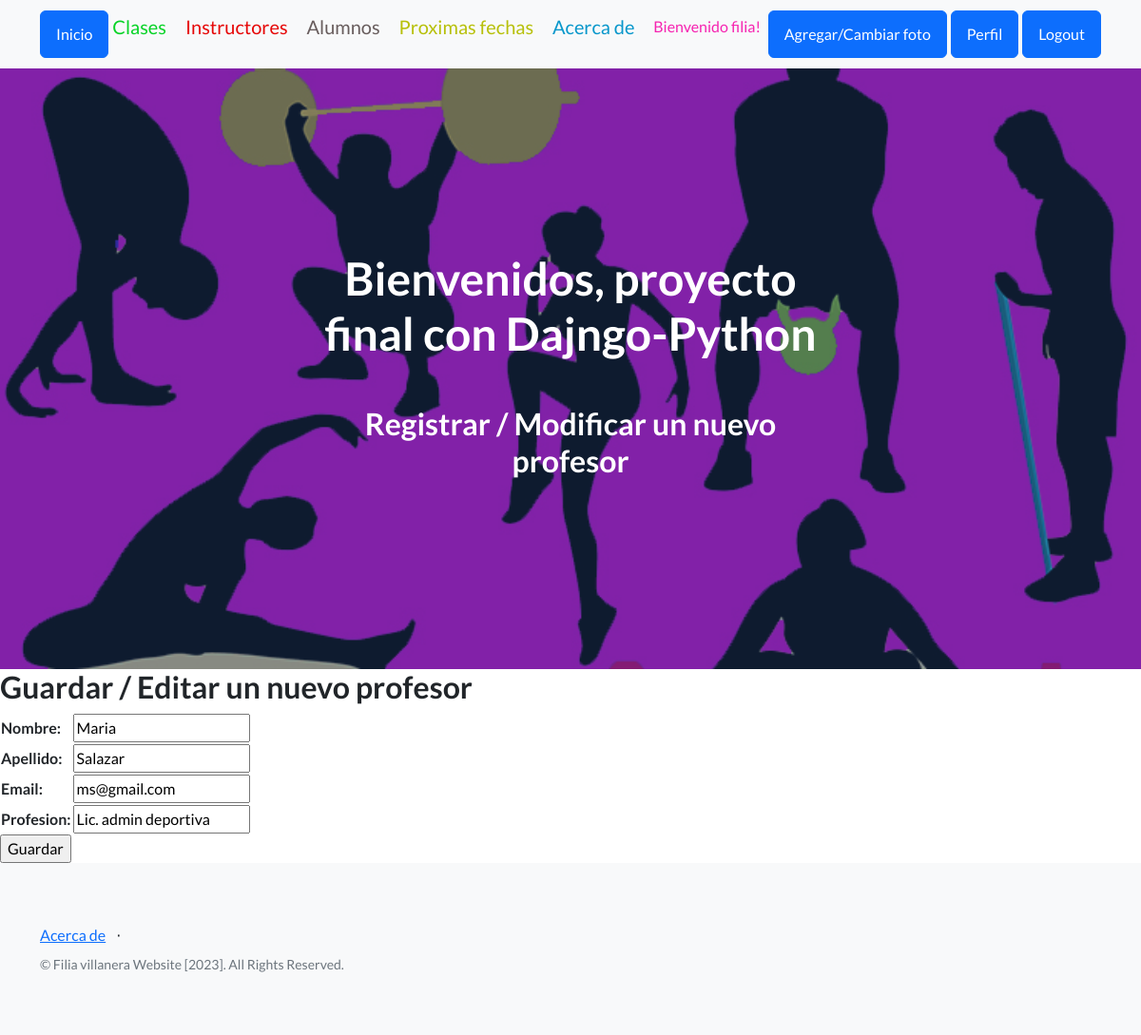
/upd_profesor/2/ (signed in), run on the app's committed database.
### app1/models.py (models this page shows, shortened)
class Instructor(models.Model):
    nombre = models.CharField(max_length=50)
    apellido = models.CharField(max_length=50)
    email = models.EmailField()
    profesion = models.CharField(max_length=50)
    class Meta:
        verbose_name = "profesor"
        verbose_name_plural = "profesores"
        ordering = ["apellido"]

### app1/views.py (the view)
# urls.py: path('upd_profesor/<id_profe>/', updprofesor, name="upd_profesor" ),
@login_required
def updprofesor (request, id_profe ):
    profesor= Instructor.objects.get (id = id_profe)
    if request.method == "POST" :
        miForm = Profesorform(request.POST)
        if miForm.is_valid():
            profesor.nombre = miForm.cleaned_data.get('nombre')
            profesor.apellido = miForm.cleaned_data.get('apellido')
            profesor.email = miForm.cleaned_data.get('email')
            profesor.profesion = miForm.cleaned_data.get('profesion')
            profesor.save()
            return redirect(reverse_lazy('profesores'))
    else:
        miForm = Profesorform (initial = {
            'nombre' : profesor.nombre,
            'apellido' : profesor.apellido,
            'email' : profesor.email,
            'profesion' : profesor.profesion,
        })
    return render (request, "aplicacion/profesorform.html", {'form' : miForm})

### app1/forms.py
class Profesorform (LoginRequiredMixin, forms.Form):
     nombre= forms.CharField(label = "Nombre", max_length=50, required=True)
     apellido= forms.CharField(label = "Apellido", max_length=50, required=True)
     email= forms.EmailField(required=True)
     profesion= forms.CharField(label = "Profesion", max_length=50, required=True)

### app1/templates/aplicacion/profesorform.html (shortened to what this page needs)
{% extends 'aplicacion/base.html' %}
{% load static %}
{% block encabezado %}
   Registrar / Modificar un nuevo profesor
{% endblock encabezado %}
{% block contenido %}
    <h2>Guardar / Editar un nuevo profesor</h2>
    <form action="" method="post">
        <table>
            {{ form.as_table }}
        </table>
    <input type="submit" value="Guardar">
    </form>
{% endblock contenido %}

### app1/templates/aplicacion/base.html (shortened to what this page needs)
<!DOCTYPE html>
<html lang="en">
    <head>
        {% load static %}
        <link href="https://cdn.jsdelivr.net/npm/bootstrap-icons@1.5.0/font/bootstrap-icons.css" rel="stylesheet" type="text/css" />
        <link href="{% static 'aplicacion/css/styles.css' %}" rel="stylesheet" />
        <link rel="stylesheet" href="https://cdnjs.cloudflare.com/ajax/libs/font-awesome/6.4.0/css/all.min.css">
    </head>
    <body>
        <nav class="navbar navbar-light bg-light static-top">
            <div class="container">
                <a class="btn btn-primary" href="{% url 'home' %}">Inicio</a>
                {% if user.is_authenticated %}
                    <a class="navbar-brand" href="{% url 'cursos' %}" style="color:rgb(7, 211, 38)">Clases</p></a>
                    <a class="navbar-brand"class="navbar-brand" href="{% url 'profesores' %}" style="color:rgb(230, 7, 7)">Instructores</p></a>
                    <a class="navbar-brand"href="{% url 'estudiantes' %} "style="color:rgb(104, 93, 93)">Alumnos</p></a>
                    <a class="navbar-brand"class="navbar-brand" href="{% url 'fechas_proximas' %}" style="color:rgb(183, 192, 9)">Proximas fechas</p></a>
                    <a class="navbar-brand"class="navbar-brand" href="{% url 'acerca' %}" style="color:rgb(8, 151, 203)">Acerca de</p></a>
                    <p style="color:rgb(246, 35, 176)">Bienvenido {{user.username}}!</p>
                    <a class="btn btn-primary" href="{% url 'agg_avatar'   %}">Agregar/Cambiar foto</a>
                    <a class="btn btn-primary" href="{% url 'editarperfil' %}">Perfil</a>
                    <a class="btn btn-primary" href="{% url 'logout' %}">Logout</a>
                {% else %}
                    <a class="btn btn-success" href="{% url 'registro'    %}">Registro</a>
                    <a class="btn btn-primary" href="{% url 'login' %}">Login</a>
                {% endif %}
            </div>
        </nav>
        <header class="masthead">
            <div class="container position-relative">
                <div class="row justify-content-center">
                    <div class="col-xl-6">
                        <div class="text-center text-white">
                            <h1 class="mb-5">Bienvenidos, proyecto final con Dajngo-Python</h1>
                            <h2>
                            {% block encabezado %}
                            {% endblock encabezado %}
                                </h2>
                        </div>
                    </div>
                </div>
            </div>
        </header>
        {% block contenido %}
        {% endblock contenido %}
        <footer class="footer bg-light">
            <div class="container">
                <div class="row">
                    <div class="col-lg-6 h-100 text-center text-lg-start my-auto">
                        <ul class="list-inline mb-2">
                            <li class="list-inline-item"><a href="{% url 'acerca'   %}">Acerca de</a></li>
                            <li class="list-inline-item">⋅</li>
                        </ul>
                        <p class="text-muted small mb-4 mb-lg-0">&copy; Filia villanera Website [2023]. All Rights Reserved.</p>
                    </div>
                </div>
            </div>
        </footer>
    </body>
</html>

### data on the page
Instructor: nombre "Maria", apellido "Salazar", email "ms@gmail.com", profesion "Lic. admin deportiva"

### other printed values
{{ user.username }} "filia"
